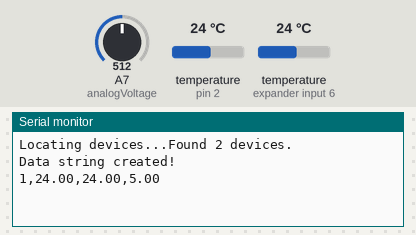
Bench run of a program on a simulated Arduino Nano, built with avr-gcc and run on an emulated ATmega328P. Shown: the last lines printed to the serial monitor. Inputs (shaded band) come from the test bench; at power-on: temperature (sensors on pin 2, expander input 6) 24 °C, A7 (analogVoltage) = 512.

Above: at 2.5 s.
2.6 s: temperature (sensor on pin 2) set to 12 °C
At 4.5 s:
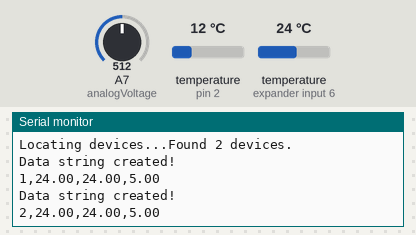
5.0 s: temperature (sensor on expander input 6) set to 12 °C
At 6.2 s:
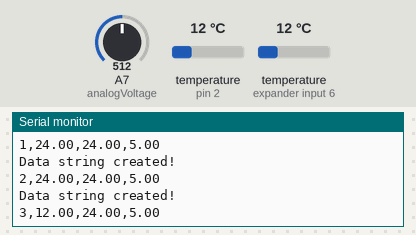
7.4 s: A7 (analogVoltage) set to 716
At 9.6 s:
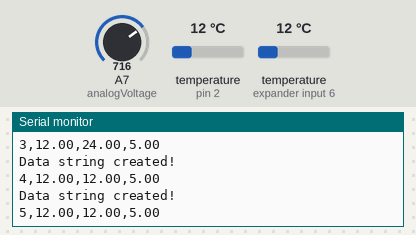
9.8 s: temperature (sensor on pin 2) set to 19 °C
At 11.4 s:
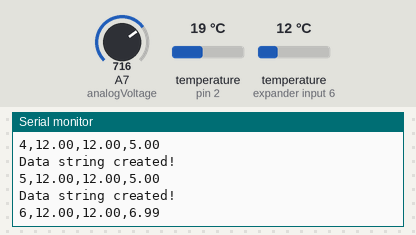
12.2 s: temperature (sensor on expander input 6) set to 19 °C
At 13.2 s:
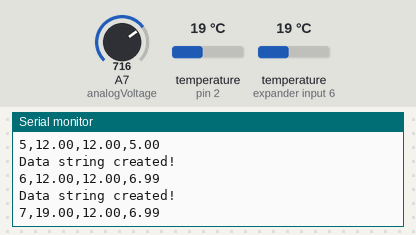
14.6 s: A7 (analogVoltage) set to 900
At 16.7 s:
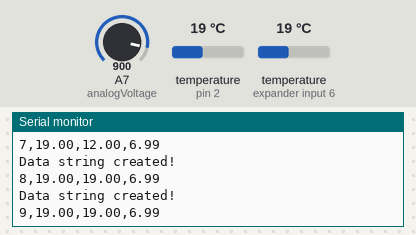
Timing chart, 0 to 18.0 s (numbered marks = the images above; inputs shaded):
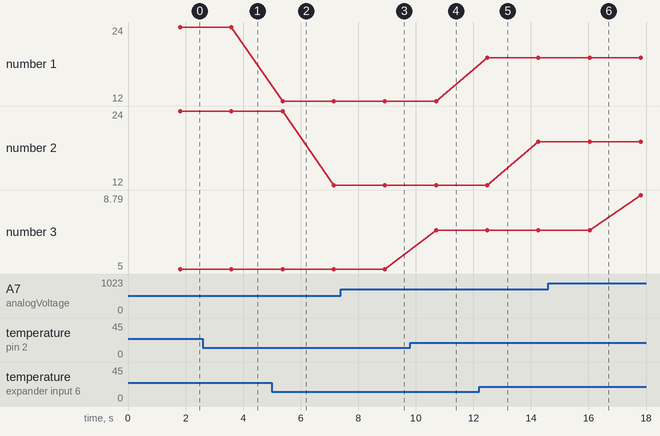

The program:

main.cpp
```cpp
#include <SoftwareSerial.h>
#include <OneWire.h>
#include <DallasTemperature.h>
#include <gps.cpp>

// This sketch was part of the development process of INFiniti one - _______
// Written by Mikelis Putnieks on ______

void read_voltage();
void read_temperature();
void write_data();

#define ONE_WIRE_BUS 2         // Temperature data wire is connecred to the Arduino digital pin 2
OneWire oneWire(ONE_WIRE_BUS); // Setup a oneWire instance to communicate with any OneWire devices
DallasTemperature sensors(&oneWire); // Pass oneWire reference to DallasTemperature library

int analogVoltage = A7;
float voltage = 0.0;
float R1 = 100000; //voltage reader/divider resistor 1
float R2 = 100000; //voltage reader/divider resistor 2

float t1 = 0;
float t2 = 0;

int deviceCount = 0;  // a count of digital temperature sensors
int i = 0;            // a counter for the loop iterations

void setup(){
  sensors.begin(); // Start up the library
  Serial.begin(9600);
  while (!Serial){
    ; // wait for serial port to connect
  }
  // locate (temp. sensor) devices on the bus
  Serial.print("Locating devices...");
  Serial.print("Found ");
  deviceCount = sensors.getDeviceCount();
  Serial.print(deviceCount, DEC);
  Serial.println(" devices.");
  Serial.println("");

  pinMode(analogVoltage, INPUT);
}

void loop(){
  i++;
  read_voltage();
  read_temperature();
  delay(1000);
  write_data();
}

void read_temperature(){
  sensors.requestTemperatures(); // Call to issue a global temperature and Requests to all devices on the bus
  t1 = sensors.getTempCByIndex(0); // "byIndex" - One can have more than one IC on the same bus. 0 refers to the first IC on the wire
  t2 = sensors.getTempCByIndex(1);
}

void read_voltage(){
  int value = analogRead(analogVoltage);
  voltage = (value * 5.0 / 1024.0)/(R2/(R1+R2)); // default conversion for Arduino analog input using 0-5V mapping in 1024 parts, added support for voltage divider conversion.
}

void write_data(){

  String dataString = "";
  dataString += String(i);
  dataString += ",";
  dataString += String(t1);
  dataString += ",";
  dataString += String(t2);
  dataString += ",";
  dataString += String(voltage);

  Serial.println("Data string created!");
  Serial.println(dataString);

}
```

gps.cpp
```cpp
/*******************************************************************************************************
  Program Operation - This is a simple program to test a GPS. It reads characters from the GPS using
  software serial and sends them (echoes) to the IDE serial monitor. If your ever having problems with
  a GPS (or just think you are) use this program first.

  If you get no data displayed on the serial monitor, the most likely cause is that you have the receive
  data pin into the Arduino (RX) pin connected incorrectly.

  GPS baud rate set at 9600 baud, Serial monitor set at 115200 baud. If the data displayed on the serial
  terminal appears to be random text with odd symbols its very likely you have the GPS serial baud rate
  set incorrectly for the GPS.

  Note that not all pins on all Arduinos will work with software serial, see here;

  https://www.arduino.cc/en/Reference/softwareSerial

  Serial monitor baud rate is set at 115200.

*******************************************************************************************************/

/*******************************************************************************************************
#define RXpin A3              //this is the pin that the Arduino will use to receive data from the GPS
#define TXpin A2              //this is the pin that the Arduino can use to send data (commands) to the GPS - not used

#include <SoftwareSerial.h>
SoftwareSerial GPS(RXpin, TXpin);

void loop()
{
  while (GPS.available())
  {
    Serial.write(GPS.read());
  }
}

void setup()
{
  GPS.begin(9600);
  Serial.begin(115200);
  Serial.println("GPS_Echo Starting");
}

*******************************************************************************************************/
```

Measured:
- plotted number 3: 6.99 → 8.79 after the input at 14.6 s
